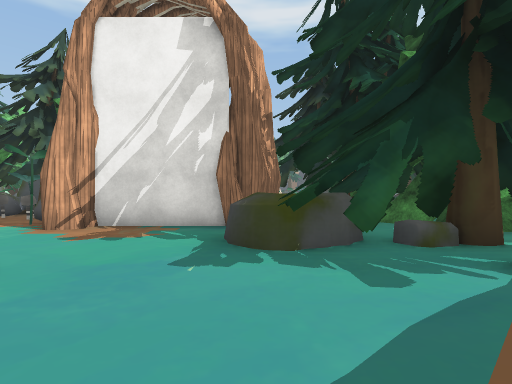
[1] (above)

24 first-person views from a walk through a Unity game level. The camera is 1.3 m above the floor, looks level and sees 80° across. The floor is counted in squares, 2 m on a side. Each view is taken from the middle of a square. On the plan, view 1 faces up. The plan holds only what a view shows up to about 10 squares ahead; the rest is blank. The place goes on beyond the plan. Some surface patterns are stand-ins.

[2]
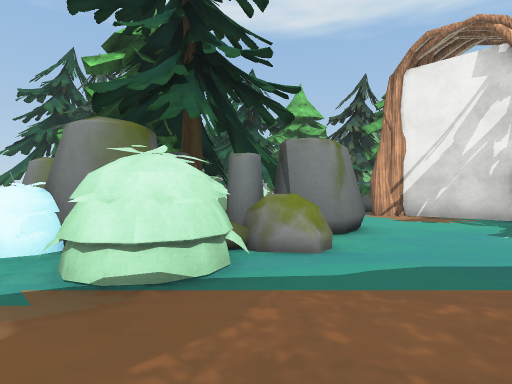

[3]
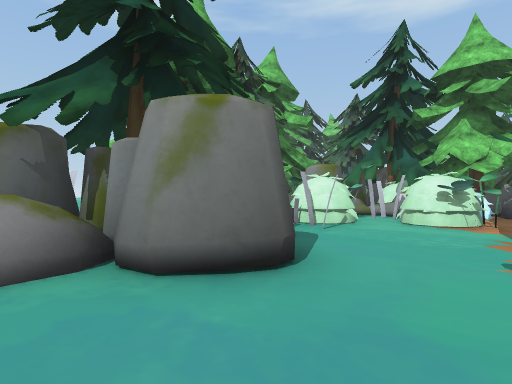

[4]
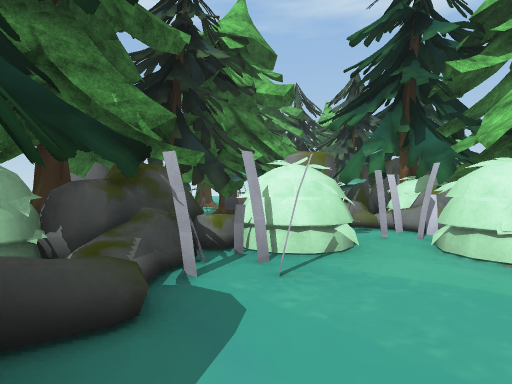

[5]
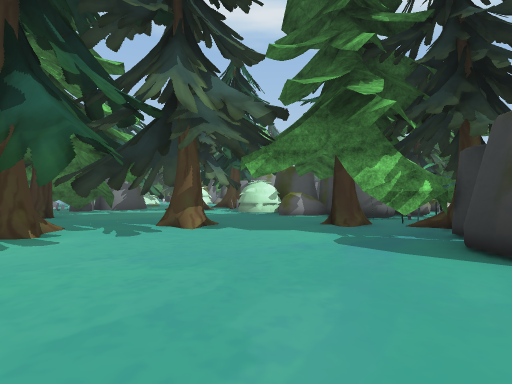

[6]
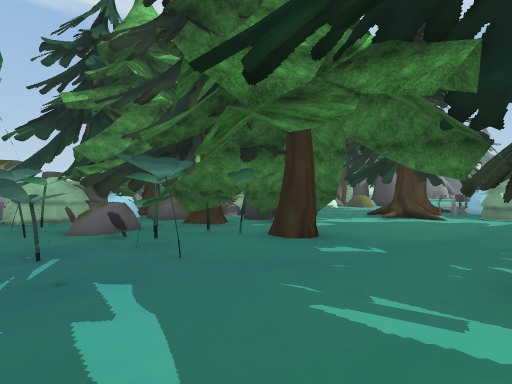

[7]
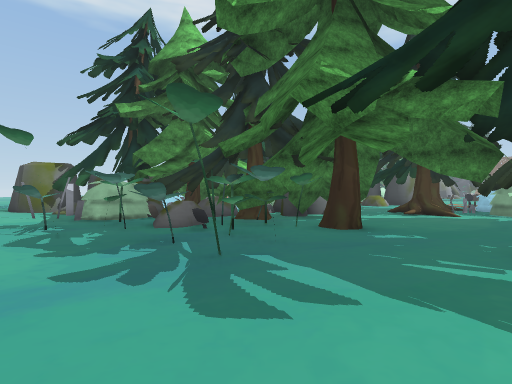

[8]
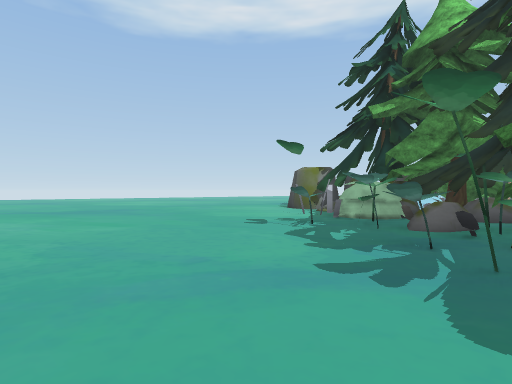

[9]
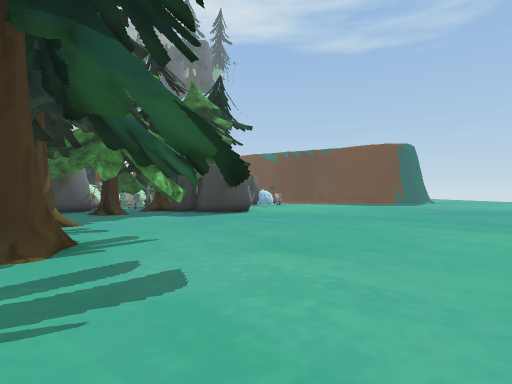

[10]
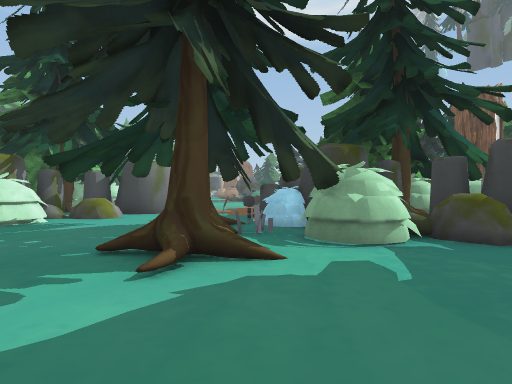

[11]
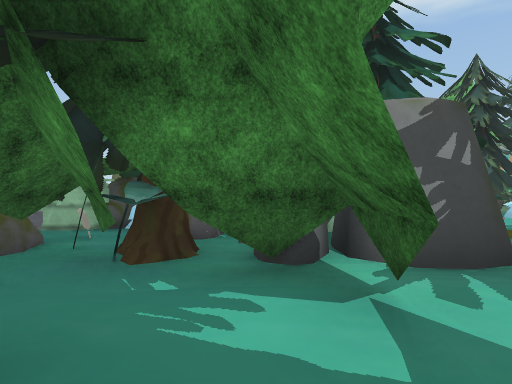

[12]
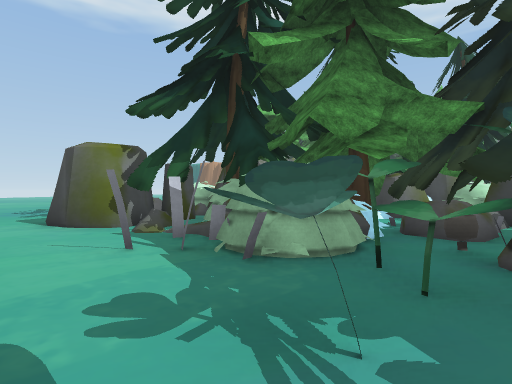

[13]
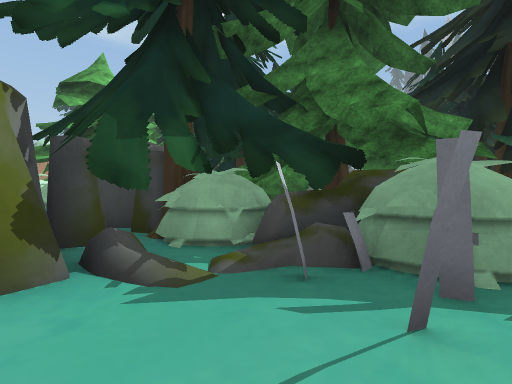

[14]
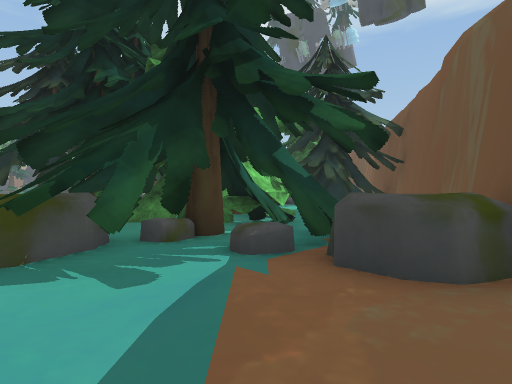

[15]
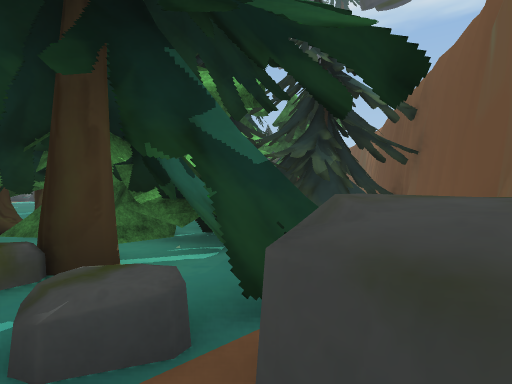

[16]
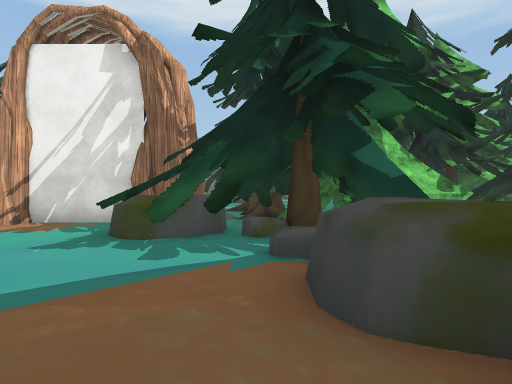

[17]
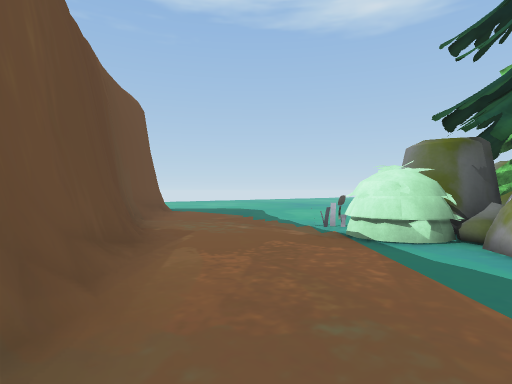

[18]
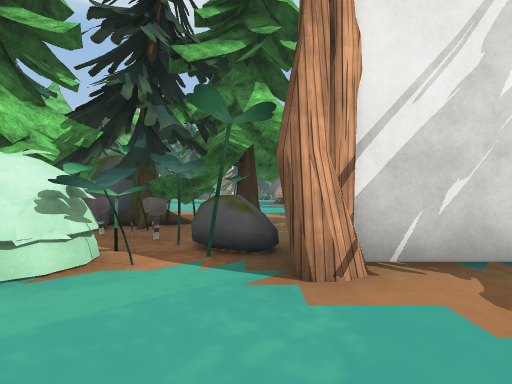

[19]
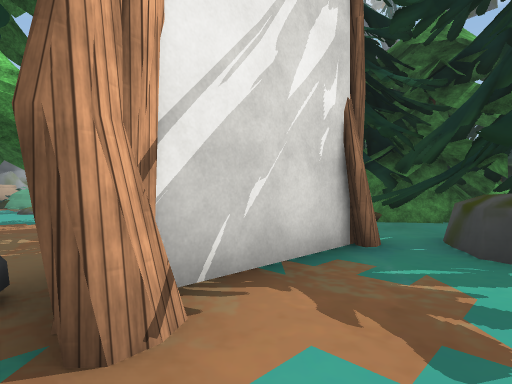

[20]
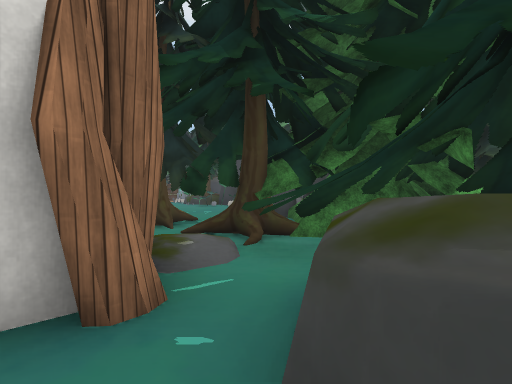

[21]
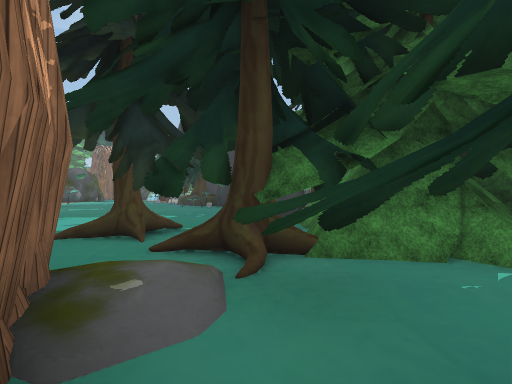

[22]
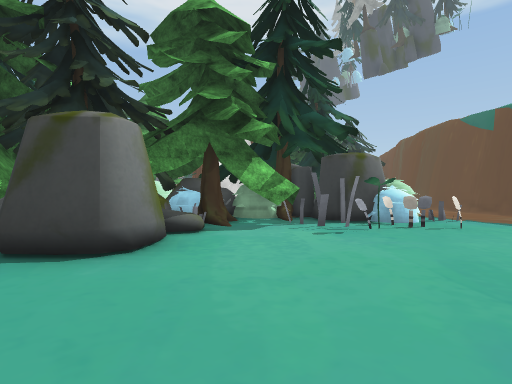

[23]
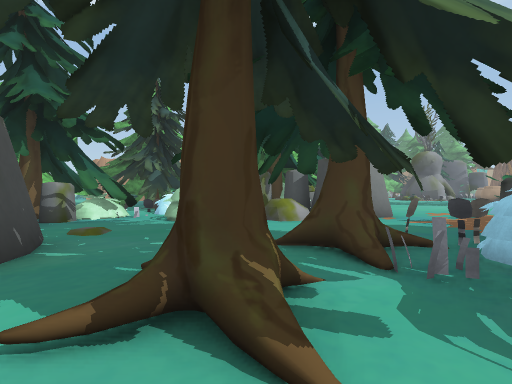

[24]
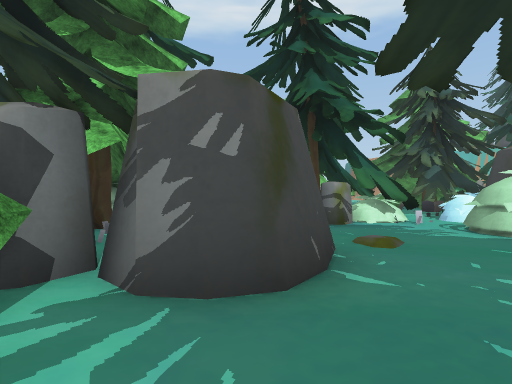

### Floor plan
Key: @ floor where view 1 was taken; # wall or solid block; . main floor; : floor 0.25 m higher than the main floor; + floor 0.5 m higher than the main floor; = window, fence, low wall or low ledge; ^ raised ledge; T tree; O other object.
Columns run from 28 left of view 1 to 9 right of it. Each row starts with its distance up from view 1.
 18           T
 17          TT
 16     T    TTO
 15    TTTT T.   #    ..          ..
 14        TTTO# #OO ...          ..
 13   O     TTTOO#OOO...     .    . ..
 12  OO    TTTTOOOO....     ..   .. ..
 11  O##   OOO... T.... OOTT..   ....
 10   ##  TTTO...T.... .TOT #.  T.T..
  9   #TTT.TOOO.T.TOO ##TOTT..  T.T.TO OT
  8 ###OOO#.OOOO..TOO TTTTTT..   TTTT  T
  7 ..TTTTTT.OO..TTOOOTTTOTOO   O#TTTTTTTT
  6 ...O OTOTTT..=TOOOTOTOOOO####TTTTTTTTT
  5  ...O#T#TTTT....OOTTOOO......^TTTTTTTT
  4 .....^TO##T.TT...OO OO......^^+TTT.TTT
  3 ....^ ###...T.......TOO.....TTTTT.  ##
  2 .......^....TT:..TTTTOTTTO.....TT.###
  1 ........#..#T.....TTTTOTOO.....^^##
  0 ...........T.....TT TTTTOOO.@...##
 -1 ..........T.TT....OO.TTOOOO....
 -2    ........T......O...OOOOO...#
 -3          .............OOOO...##
 -4           ...................#
 -5            .................##

Where each view was taken, in squares from view 1:
view 1: 0 up, 0 right, facing up
view 2: 3 down, 0 right, facing up-left
view 3: 2 up, 0 right, facing left
view 4: 3 up, 3 left, facing left
view 5: 4 down, 13 left, facing up
view 6: 1 down, 19 left, facing up
view 7: 2 down, 20 left, facing up
view 8: 2 down, 20 left, facing up-left
view 9: 2 down, 20 left, facing right
view 10: 4 up, 17 left, facing up-right
view 11: 4 up, 17 left, facing up-left
view 12: 2 up, 24 left, facing up
view 13: 5 up, 27 left, facing up-right
view 14: 0 up, 0 right, facing up-right
view 15: 1 up, 2 right, facing up-right
view 16: 1 down, 2 right, facing up
view 17: 0 up, 2 right, facing down-left
view 18: 3 up, 4 left, facing up
view 19: 4 up, 4 left, facing up-right
view 20: 4 up, 1 left, facing up-right
view 21: 5 up, 0 right, facing up-right
view 22: 5 down, 11 left, facing up-right
view 23: 5 up, 15 left, facing up
view 24: 6 up, 16 left, facing up-left
